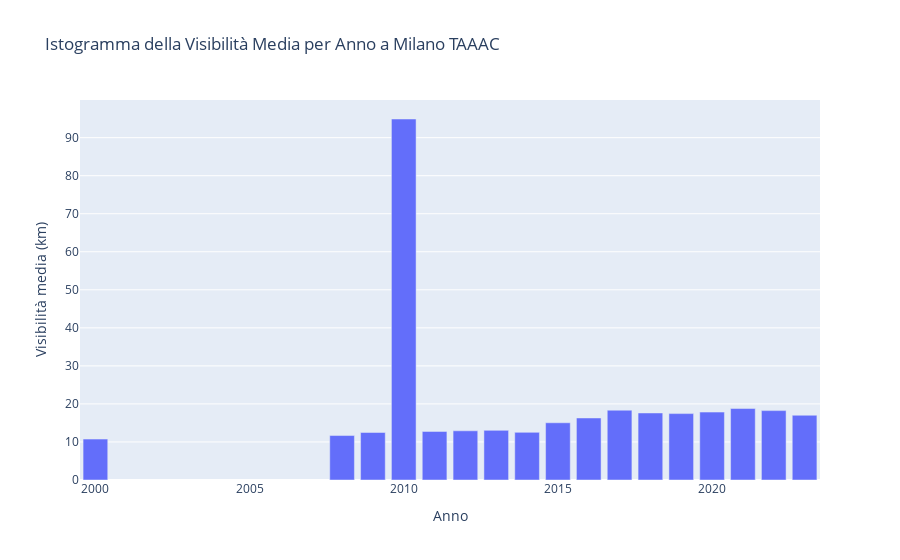

Notebook cell for this chart:
### Markdown cell above
# <span style='background :white'>ISTOGRAMMA DELLA VISIBILITÀ MEDIA PER ANNO A MI </span>

### Code cell
# Filtra il dataframe per la colonna 'Visibilità media (km)' e rimuovi i valori nulli
dataframe_filtered = dataframe[dataframe['Visibilità media (km)'].notna()].copy()

# Rimuovi caratteri non numerici dalla colonna 'Visibilità media (km)'
dataframe_filtered.loc[:, 'Visibilità media (km)'] = dataframe_filtered['Visibilità media (km)'].str.replace('[^\d.]', '',regex=True)

# Converti la colonna 'Visibilità media (km)' in numerico
dataframe_filtered.loc[:, 'Visibilità media (km)'] = pd.to_numeric(dataframe_filtered['Visibilità media (km)'], errors='coerce')

# Calcola la visibilità media per anno
visibilita_per_anno = dataframe_filtered.groupby(dataframe_filtered['year'])['Visibilità media (km)'].mean()

# Crea il grafico a barre con Plotly
fig = go.Figure(data=[go.Bar(x=visibilita_per_anno.index, y=visibilita_per_anno.values)])

# Aggiungi etichette agli assi e al titolo del grafico
fig.update_layout(xaxis_title='Anno', yaxis_title='Visibilità media (km)', title='Istogramma della Visibilità Media per Anno a Milano TAAAC')

# Mostra il grafico
fig.show()

### Figure 1 — Plotly figure (JSON) as saved in the notebook; plotly's stock layout.template omitted (floating-point values rounded to 4 significant figures)
{"data": [{"type": "bar", "x": [2000, 2008, 2009, 2010, 2011, 2012, 2013, 2014, 2015, 2016, 2017, 2018, 2019, 2020, 2021, 2022, 2023], "y": [10.75, 11.69, 12.49, 94.91, 12.77, 12.94, 13.05, 12.52, 15.04, 16.31, 18.35, 17.62, 17.46, 17.85, 18.79, 18.24, 17.02]}], "layout": {"title": {"text": "Istogramma della Visibilità Media per Anno a Milano TAAAC"}, "xaxis": {"title": {"text": "Anno"}}, "yaxis": {"title": {"text": "Visibilità media (km)"}}}}
